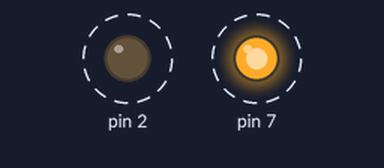
A sketch run on a simulated Arduino Uno, built with avr-gcc and run on an emulated ATmega328P. Shown: output pins drawn as LEDs (lit = HIGH). Dashed ring = blinking.

Above: at 0.5 s.
Timing chart, 0 to 4.6 s (numbered marks = the images above):
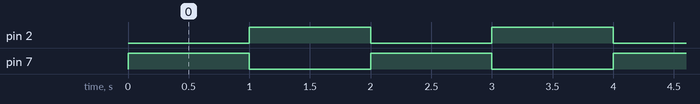

The sketch:

piscar_2leds.ino
```cpp
// programa que envia sinal auto para saída 7, aguarda 1 segundo, e envia sinal baixo para saída 7
void setup() {
  // put your setup code here, to run once:
  pinMode (7,OUTPUT);
  pinMode (2,OUTPUT);
  // porta configurada como saída

}

void loop() {
  // put your main code here, to run repeatedly:
  digitalWrite(7,HIGH);
  digitalWrite(2,LOW);
  delay(1000);
  digitalWrite(7,LOW);
  digitalWrite(2,HIGH);
  delay(1000);

}
```

Measured:
- by itself, pin 2, pin 7: alternates HIGH for 1.0 s and LOW for 1.0 s
